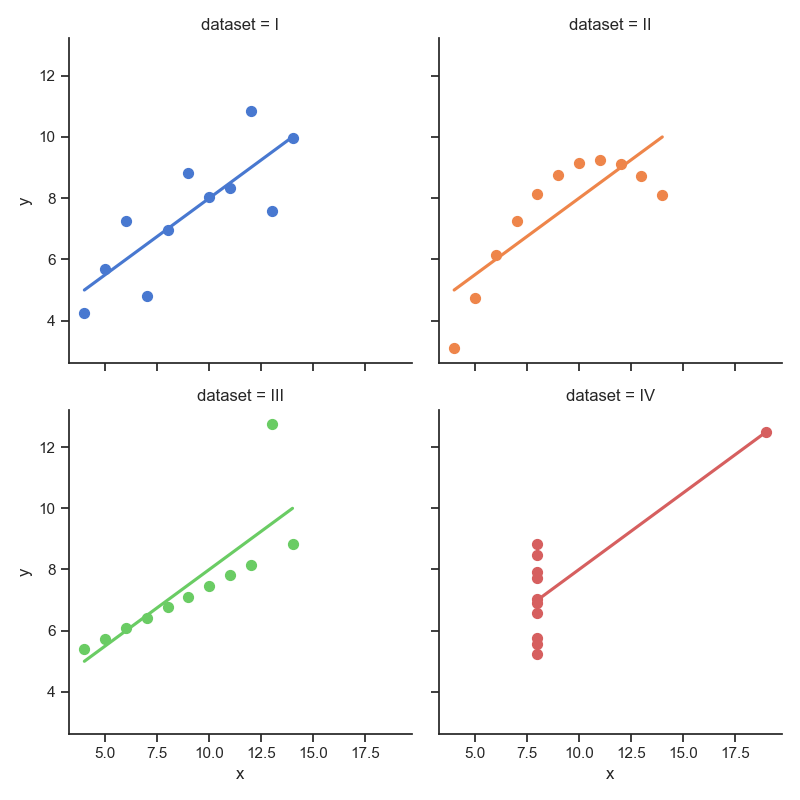

Write the Python code that produced this figure.
# 引入所需库
import seaborn as sns
import matplotlib.pyplot as plt

#  设置图大小
f, ax = plt.subplots(figsize=(9, 6))
# 将主题设置为带有刻度的风格
sns.set_theme(style="ticks")

#  加载示例数据集
df = sns.load_dataset("anscombe")

#  绘制散点图,并显示每个数据集中的线性回归结果
sns.lmplot(
    data=df, x="x", y="y", col="dataset", hue="dataset",
    col_wrap=2, palette="muted", ci=None,
    height=4, scatter_kws={"s": 50, "alpha": 1}
)
plt.show()
